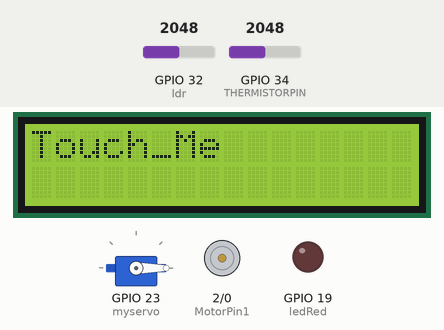
This sketch was run on a simulated ESP32. Parts: servo, 16×2 character LCD, motor-driver pin pairs drawn as motors (green arrow = first pin HIGH = forward, orange = second pin HIGH = backward, longer = more drive, scaled by the enable pin), output pins drawn as LEDs (lit = HIGH). The test bench sets the inputs (shaded band); at power-on: GPIO 34 (THERMISTORPIN) = 2048, GPIO 32 (ldr) = 2048. WiFi joins after 1.5 s; servers stay silent unless stated; uploads are accepted with an empty reply; what the sketch prints to the serial monitor is not drawn.

Above: at 10.3 s.
10.4 s: GPIO 34 (THERMISTORPIN) set to 618
13.4 s: GPIO 34 (THERMISTORPIN) set to 586
At 13.8 s:
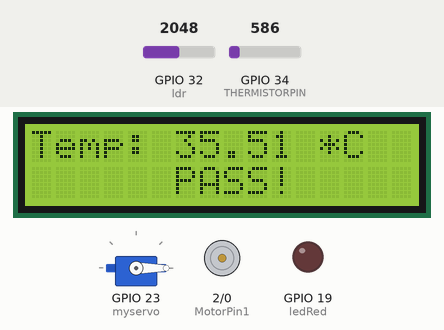
At 17.3 s:
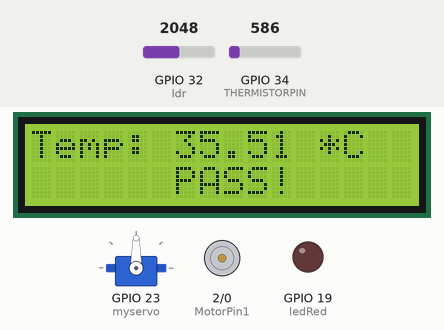
19.4 s: GPIO 34 (THERMISTORPIN) set to 491
At 21.2 s:
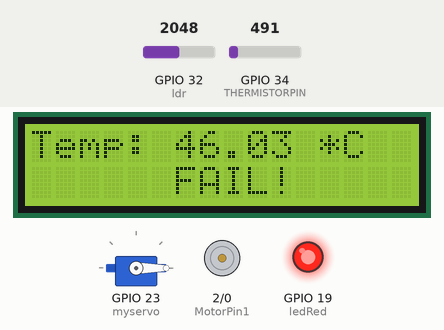
Timing chart, 0 to 30.3 s (numbered marks = the images above; inputs shaded):
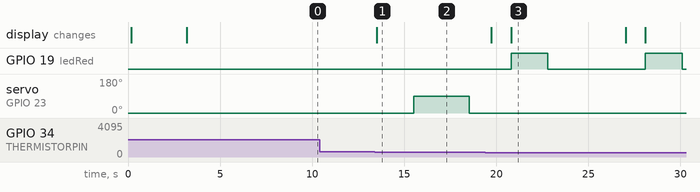

The sketch:

In_Mall_A.ino
```cpp
#include <Wire.h>
#include <LiquidCrystal_I2C.h>
#include <Servo.h>
#include <HTTPClient.h>
#include <ArduinoJson.h>

LiquidCrystal_I2C lcd(0x27, 16, 2);

Servo myservo;

const char* ssid = "N!K ;D" ;
const char* password = "eieieiei" ;
const char* url1 = "http://158.108.182.17:2255/in" ;
const char* url2 = "http://158.108.182.17:2255/in" ;
char str[50] ;
const int _size = 2 * JSON_OBJECT_SIZE(3) ;

StaticJsonDocument<_size> JSONPost ;

int ledRed = 19;
int ledGreen = 18;
int ldr = 32;
int pos ;
int ldrRead;

int MotorPin1 = 2;
int MotorPin2 = 0;

// which analog pin to connect
int THERMISTORPIN = 34;
// resistance at 25 degrees C
#define THERMISTORNOMINAL 10000
// temp. for nominal resistance (almost always 25 C)
#define TEMPERATURENOMINAL 25
// how many samples to take and average, more takes longer
// but is more 'smooth'
#define NUMSAMPLES 5
// The beta coefficient of the thermistor (usually 3000-4000)
#define BCOEFFICIENT 3500
// the value of the 'other' resistor
#define SERIESRESISTOR 5000
int samples[NUMSAMPLES];

void setup(void){
  pinMode(ledRed, OUTPUT);
  pinMode(ledGreen, OUTPUT);
  digitalWrite(ledRed,LOW);
  digitalWrite(ledGreen,LOW);

  myservo.attach(23);
  myservo.write(0);
  delay(100);

  pinMode(MotorPin1, OUTPUT);
  pinMode(MotorPin2, OUTPUT);

  pinMode(ldr,INPUT);

  lcd.begin();

  lcd.print("COME");
  lcd.setCursor(5,0);
  lcd.print("ON!");
  lcd.setCursor(0,1);
  lcd.print("LET's");
  lcd.setCursor(6,1);
  lcd.print("GO!");
  delay(3000);
  lcd.clear();
  lcd.print("Touch_Me");
  Serial.begin(115200) ;
  delay(4000) ;
  WiFi_Connect() ;
}

void WiFi_Connect() {
  WiFi.disconnect() ;
  WiFi.begin(ssid, password) ;

  while (WiFi.status() != WL_CONNECTED) {
    delay(1000) ;
    Serial.println("Connecting to WiFi...");
  }

  Serial.println("Connected to the WiFi...") ;
  Serial.print("IP Address : ") ;
  Serial.println(WiFi.localIP()) ;
}

void _post(float x) {
  if (WiFi.status() == WL_CONNECTED) {
    HTTPClient http ;

    http.begin(url2) ;
    http.addHeader("Content-Type", "application/json") ;

    JSONPost["mall"] = "A" ;
    JSONPost["temp"] = x ;
    serializeJson(JSONPost, str) ;
    int httpCode = http.POST(str) ;

    if (httpCode == HTTP_CODE_OK) {
      String payload = http.getString() ;
      Serial.println(httpCode) ;
      Serial.println("Updated successfully") ;
    } else {
      Serial.println(httpCode) ;
      Serial.println("Error on HTTP Request")  ;
    }
  } else {
    WiFi_Connect() ;
  }
  delay(1000) ;
}

void loop(void){
  uint8_t i;
  float average;
  // take N samples in a row, with a slight delay
  for(i=0; i< NUMSAMPLES; i++){
  samples[i]= analogRead(THERMISTORPIN);
  delay(10);
  }
  // average all the samples out
  average =0;
  for(i=0; i< NUMSAMPLES; i++){
  average += samples[i];
  }
  average /= NUMSAMPLES;
  Serial.print("Average analog reading ");
  Serial.println(average);
  // convert the value to resistance
  average =1023/ average -1;
  average = SERIESRESISTOR / average;
  Serial.print("Thermistor resistance ");
  Serial.println(average);
  float steinhart;
  steinhart = average / THERMISTORNOMINAL;// (R/Ro)
  steinhart = log(steinhart);// ln(R/Ro)
  steinhart /= BCOEFFICIENT;// 1/B * ln(R/Ro)
  steinhart +=1.0/(TEMPERATURENOMINAL +273.15);// + (1/To)
  steinhart =1.0/ steinhart;// Invert
  steinhart -=273.15;// convert to C
  Serial.print("Temperature ");
  Serial.print(steinhart);
  Serial.println(" *C");
  ldrRead = analogRead(ldr);
  Serial.println(ldrRead);
  if (analogRead(ldr) > 2000 && steinhart >= 35.50) {
    lcd.clear();
    lcd.print("Temp: ");
    lcd.setCursor(12,0);
    lcd.print("*C");
    lcd.setCursor(6,0);
    lcd.print(steinhart);

    if (steinhart <= 38.00) {
      lcd.setCursor(6,1);
      lcd.print("PASS!");
      digitalWrite(ledGreen,HIGH);
      delay(2000) ;
      digitalWrite(ledGreen,LOW);
      myservo.write(90) ;
      delay(1000) ;
      digitalWrite(MotorPin1, LOW); //สั่งงานให้ขา OUT3  เป็นขารับไฟจากขา OUT4
      digitalWrite(MotorPin2, HIGH); //สั่งงานให้โมดูลขับมอเตอร์จ่ายไฟ ออกขา OUT4
      Serial.println("Motor Left");
      delay(1000);
      digitalWrite(MotorPin1, LOW); //สั่งงานให้ขา OUT3 หยุดจ่ายไฟ
      digitalWrite(MotorPin2, LOW); //สั่งงานให้ขา OUT4 หยุดจ่ายไฟ
      Serial.println("Motor STOP");
    }
    else {
      lcd.setCursor(6,1);
      lcd.print("FAIL!");
      digitalWrite(ledRed,HIGH);
      delay(2000) ;
      digitalWrite(ledRed,LOW);
      delay(2000);
    }
    delay(1000) ;
    myservo.write(0);
    _post(steinhart) ;
  }
  lcd.clear();
  lcd.print("Touch_Me");
  delay(1000) ;
}
```

Measured:
- the behaviour switches between 587 and 586 on GPIO 34 (THERMISTORPIN) (found by bisection; images 0 and 1)
- after the input at 10.4 s, every drawn part: stays the same
- after the input at 13.4 s, servo on GPIO 23 (myservo): 0° → 90° after 2.1 s, → 0° 3.0 s later; the display: changes after 0.12 s (image 1)
- after the input at 19.4 s, GPIO 19 (ledRed): alternates HIGH for 2.0 s and LOW for 5.3 s, starting after 1.4 s; servo on GPIO 23 (myservo): stays 0° (without the input it goes to 90° after 3.4 s); the display: first differs from a run without the input after 1.4 s (image 3)
